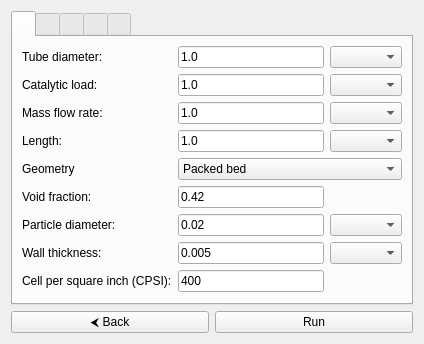
<?xml version="1.0" encoding="UTF-8"?>
<ui version="4.0">
    <class>Het1dInputPage</class>
        <widget class="QWidget" name="Het1dInputPage">
            <layout class="QVBoxLayout" name="verticalLevel1Layout">
                <item>
                    <widget class="QTabWidget" name="tabWidget">
                        <!-- Tab 1 -->
                        <widget class="QWidget" name="optionsTab">
                            <layout class="QGridLayout" name="optionsLayout">
                                <!-- Row 0-->
                                <item row="0" column="0">
                                    <widget class="QLabel" name="diameterLabel">
                                        <property name="text">
                                            <string>Tube diameter:</string>
                                        </property>
                                    </widget>
                                </item>
                                <item row="0" column="1">
                                    <widget class="QLineEdit" name="diameterEditLine">
                                        <property name="text">
                                            <string>1.0</string>
                                        </property>
                                    </widget>
                                </item>
                                <item row="0" column="2">
                                    <widget class="QComboBox" name="diameterComboBox">
                                    </widget>
                                </item>

                                <!-- Row 1-->
                                <item row="1" column="0">
                                    <widget class="QLabel" name="alfaLabel">
                                        <property name="text">
                                            <string>Catalytic load:</string>
                                        </property>
                                    </widget>
                                </item>
                                <item row="1" column="1">
                                    <widget class="QLineEdit" name="alfaEditLine">
                                        <property name="text">
                                            <string>1.0</string>
                                        </property>
                                    </widget>
                                </item>
                                <item row="1" column="2">
                                    <widget class="QComboBox" name="alfaComboBox">
                                    </widget>
                                </item>

                               <!-- Row 2-->
                                <item row="2" column="0">
                                    <widget class="QLabel" name="qLabel">
                                        <property name="text">
                                            <string>Mass flow rate:</string>
                                        </property>
                                    </widget>
                                </item>
                                <item row="2" column="1">
                                    <widget class="QLineEdit" name="qEditLine">
                                        <property name="text">
                                            <string>1.0</string>
                                        </property>
                                    </widget>
                                </item>
                                <item row="2" column="2">
                                    <widget class="QComboBox" name="qComboBox">
                                    </widget>
                                </item>

                                <!-- Row 3-->
                                <item row="3" column="0">
                                    <widget class="QLabel" name="lengthLabel">
                                        <property name="text">
                                            <string>Length:</string>
                                        </property>
                                    </widget>
                                </item>
                                <item row="3" column="1">
                                    <widget class="QLineEdit" name="lengthEditLine">
                                        <property name="text">
                                            <string>1.0</string>
                                        </property>
                                    </widget>
                                </item>
                                <item row="3" column="2">
                                    <widget class="QComboBox" name="lengthComboBox">
                                    </widget>
                                </item>

                                <!-- Row 4-->
                                <item row="4" column="0">
                                    <widget class="QLabel" name="geometryLabel">
                                        <property name="text">
                                            <string>Geometry</string>
                                        </property>
                                    </widget>
                                </item>
                                <item row="4" column="1" colspan="2">
                                    <widget class="QComboBox" name="geometryComboBox">
                                        <item>
                                            <property name="text">
                                                <string>Packed bed</string>
                                            </property>
                                        </item>
                                        <item>
                                            <property name="text">
                                                <string>Honeycomb</string>
                                            </property>
                                        </item>
                                        <item>
                                            <property name="text">
                                                <string>Tubular</string>
                                            </property>
                                        </item>
                                    </widget>
                                </item>

                                <!-- Row 5 -->
                                <item row="5" column="0">
                                    <widget class="QLabel" name="epsiLabel">
                                        <property name="text">
                                            <string>Void fraction:</string>
                                        </property>
                                    </widget>
                                </item>
                                <item row="5" column="1">
                                    <widget class="QLineEdit" name="epsiEditLine">
                                        <property name="text">
                                            <string>0.42</string>
                                        </property>
                                    </widget>
                                </item>

                                <!-- Row 6 -->
                                <item row="6" column="0">
                                    <widget class="QLabel" name="dpLabel">
                                        <property name="text">
                                            <string>Particle diameter:</string>
                                        </property>
                                    </widget>
                                </item>
                                <item row="6" column="1">
                                    <widget class="QLineEdit" name="dpEditLine">
                                        <property name="text">
                                            <string>0.02</string>
                                        </property>
                                    </widget>
                                </item>
                                <item row="6" column="2">
                                    <widget class="QComboBox" name="dpComboBox">
                                    </widget>
                                </item>

                                <!-- Row 7 -->
                                <item row="7" column="0">
                                    <widget class="QLabel" name="wallThicknessLabel">
                                        <property name="text">
                                            <string>Wall thickness:</string>
                                        </property>
                                    </widget>
                                </item>
                                <item row="7" column="1">
                                    <widget class="QLineEdit" name="wallThicknessEditLine">
                                        <property name="text">
                                            <string>0.005</string>
                                        </property>
                                    </widget>
                                </item>
                                <item row="7" column="2">
                                    <widget class="QComboBox" name="wallThicknessComboBox">
                                    </widget>
                                </item>

                                <!-- Row 8 -->
                                <item row="8" column="0">
                                    <widget class="QLabel" name="cpsiLabel">
                                        <property name="text">
                                            <string>Cell per square inch (CPSI):</string>
                                        </property>
                                    </widget>
                                </item>
                                <item row="8" column="1">
                                    <widget class="QLineEdit" name="cpsiEditLine">
                                        <property name="text">
                                            <string>400</string>
                                        </property>
                                    </widget>
                                </item>
                            </layout>
                        </widget>
                        <!-- Tab 2 -->
                        <widget class="QWidget" name="propertiesTab">
                            <layout class="QGridLayout" name="propertiesLayout">
                                <!-- Row 0 -->
                                <item row="0" column="0" colspan="3">
                                    <widget class="QPushButton" name="udkButton">
                                        <property name="text">
                                            <string>Load ASALI udk</string>
                                        </property>
                                        <property name="toolTip">
                                            <string>Load ASALI user defined kinetic model</string>
                                        </property>
                                    </widget>
                                </item>

                                <!-- Row 1-->
                                <item row="1" column="0">
                                    <widget class="QLabel" name="energyLabel">
                                        <property name="text">
                                            <string>Energy balance</string>
                                        </property>
                                    </widget>
                                </item>
                                <item row="1" column="1" colspan="2">
                                    <widget class="QCheckBox" name="energyCheckBox">
                                        <property name="toolTip">
                                            <string>Enable/Disable energy balance</string>
                                        </property>
                                    </widget>
                                </item>

                                <!-- Row 2-->
                                <item row="2" column="0">
                                    <widget class="QLabel" name="diffusionLabel">
                                        <property name="text">
                                            <string>Mass diffusion</string>
                                        </property>
                                    </widget>
                                </item>
                                <item row="2" column="1" colspan="2">
                                    <widget class="QCheckBox" name="diffusionCheckBox">
                                        <property name="toolTip">
                                            <string>Enable/Disable mass diffusion</string>
                                        </property>
                                    </widget>
                                </item>

                                <!-- Row 3-->
                                <item row="3" column="0">
                                    <widget class="QLabel" name="resolutionLabel">
                                        <property name="text">
                                            <string>Resolution method</string>
                                        </property>
                                    </widget>
                                </item>
                                <item row="3" column="1" colspan="2">
                                    <widget class="QComboBox" name="resolutionComboBox">
                                        <item>
                                            <property name="text">
                                                <string>Steady state</string>
                                            </property>
                                        </item>
                                        <item>
                                            <property name="text">
                                                <string>Transient</string>
                                            </property>
                                        </item>
                                    </widget>
                                </item>

                                <!-- Row 4-->
                                <item row="4" column="0">
                                    <widget class="QLabel" name="tmaxLabel">
                                        <property name="text">
                                            <string>Integration time:</string>
                                        </property>
                                    </widget>
                                </item>
                                <item row="4" column="1">
                                    <widget class="QLineEdit" name="tmaxEditLine">
                                        <property name="text">
                                            <string>1.0</string>
                                        </property>
                                    </widget>
                                </item>
                                <item row="4" column="2">
                                    <widget class="QComboBox" name="tmaxComboBox">
                                    </widget>
                                </item>

                                <!-- Row 5-->
                                <item row="5" column="0">
                                    <widget class="QLabel" name="tstepLabel">
                                        <property name="text">
                                            <string>Integration time step:</string>
                                        </property>
                                    </widget>
                                </item>
                                <item row="5" column="1">
                                    <widget class="QLineEdit" name="tstepEditLine">
                                        <property name="text">
                                            <string>1.0</string>
                                        </property>
                                    </widget>
                                </item>
                                <item row="5" column="2">
                                    <widget class="QComboBox" name="tstepComboBox">
                                    </widget>
                                </item>

                                <!-- Row 6-->
                                <item row="6" column="0" colspan="3">
                                    <widget class="QLabel" name="dummyLabel">
                                        <property name="text">
                                            <string> </string>
                                        </property>
                                    </widget>
                                </item>

                                <!-- Row 7-->
                                <item row="7" column="0" colspan="3">
                                    <widget class="QLabel" name="dummyLabel">
                                        <property name="text">
                                            <string> </string>
                                        </property>
                                    </widget>
                                </item>

                                <!-- Row 8-->
                                <item row="8" column="0" colspan="3">
                                    <widget class="QLabel" name="dummyLabel">
                                        <property name="text">
                                            <string> </string>
                                        </property>
                                    </widget>
                                </item>
                            </layout>
                        </widget>
                        <!-- Tab 3 -->
                        <widget class="QWidget" name="coverageTab">
                            <layout class="QGridLayout" name="coverageLayout">
                                <!-- Row 0 -->
                                <item row="0" column="0">
                                    <widget class="QLabel">
                                        <property name="text">
                                            <string>Inert coverage specie</string>
                                        </property>
                                    </widget>
                                </item>
                                <item row="0" column="1" colspan="2">
                                    <widget class="QComboBox" name="inertCoverageSpecie">
                                    </widget>
                                </item>
                                
                                
                                
                                <!-- Row 1 -->
                                <item row="1" column="0">
                                    <layout class="QHBoxLayout" name="horizontalSpecieLayout">
                                        <item>
                                            <widget class="QPushButton" name="addCoverageButton">
                                                <property name="text">
                                                    <string>&#x2B;</string>
                                                </property>
                                                <property name="toolTip">
                                                    <string>Add coverage for input</string>
                                                </property>
                                            </widget>
                                        </item>
                                        <item>
                                            <widget class="QPushButton" name="removeCoverageButton">
                                                <property name="text">
                                                    <string>&#x2D;</string>
                                                </property>
                                                <property name="toolTip">
                                                    <string>Remove coverage for input</string>
                                                </property>
                                            </widget>
                                        </item>
                                    </layout>
                                </item>
                                <item row="1" column="1">
                                    <widget class="QLabel" name="formulaLabel">
                                        <property name="text">
                                            <string>Chemical formula</string>
                                        </property>
                                    </widget>
                                </item>
                                <item row="1" column="2">
                                    <widget class="QLabel" name="compositionLabel">
                                        <property name="text">
                                            <string>Composition</string>
                                        </property>
                                    </widget>
                                </item>
                                
                                <!-- Row 2-->
                                <item row="2" column="0">
                                    <widget class="QLabel">
                                        <property name="text">
                                            <string>Coverage #0</string>
                                        </property>
                                    </widget>
                                </item>
                                <item row="2" column="1">
                                    <widget class="QComboBox" name="nc0">
                                    </widget>
                                </item>
                                <item row="2" column="2">
                                    <widget class="QLineEdit" name="z0">
                                        <property name="text">
                                            <string>0.0</string>
                                        </property>
                                    </widget>
                                </item>

                                <!-- Row 3-->
                                <item row="3" column="0" colspan="3">
                                    <widget class="QLabel" name="dummyLabel">
                                        <property name="text">
                                            <string> </string>
                                        </property>
                                    </widget>
                                </item>

                                <!-- Row 4-->
                                <item row="4" column="0" colspan="3">
                                    <widget class="QLabel" name="dummyLabel">
                                        <property name="text">
                                            <string> </string>
                                        </property>
                                    </widget>
                                </item>

                                <!-- Row 5-->
                                <item row="5" column="0" colspan="3">
                                    <widget class="QLabel" name="dummyLabel">
                                        <property name="text">
                                            <string> </string>
                                        </property>
                                    </widget>
                                </item>

                                <!-- Row 6-->
                                <item row="6" column="0" colspan="3">
                                    <widget class="QLabel" name="dummyLabel">
                                        <property name="text">
                                            <string> </string>
                                        </property>
                                    </widget>
                                </item>

                                <!-- Row 7-->
                                <item row="7" column="0" colspan="3">
                                    <widget class="QLabel" name="dummyLabel">
                                        <property name="text">
                                            <string> </string>
                                        </property>
                                    </widget>
                                </item>

                                <!-- Row 8-->
                                <item row="8" column="0" colspan="3">
                                    <widget class="QLabel" name="dummyLabel">
                                        <property name="text">
                                            <string> </string>
                                        </property>
                                    </widget>
                                </item>
                            </layout>
                        </widget>
                        <!-- Tab 4 -->
                        <widget class="QWidget" name="initialTab">
                            <layout class="QGridLayout" name="initialLayout">
                                <!-- Row 0 -->
                                <item row="0" column="0">
                                    <widget class="QLabel" name="compositionLabel">
                                        <property name="text">
                                            <string>Composition type:</string>
                                        </property>
                                    </widget>
                                </item>
                                <item row="0" column="1" colspan="2">
                                    <widget class="QComboBox" name="compositionComboBox">
                                        <item>
                                            <property name="text">
                                                <string>Mole fraction</string>
                                            </property>
                                        </item>
                                        <item>
                                            <property name="text">
                                                <string>Mass fraction</string>
                                            </property>
                                        </item>
                                    </widget>
                                </item>

                                <!-- Row 1-->
                                <item row="1" column="0">
                                    <widget class="QLabel">
                                        <property name="text">
                                            <string>Inert specie</string>
                                        </property>
                                    </widget>
                                </item>
                                <item row="1" column="1" colspan="2">
                                    <widget class="QComboBox" name="inertSpecie">
                                    </widget>
                                </item>

                                <!-- Row 2 -->
                                <item row="2" column="0">
                                    <layout class="QHBoxLayout" name="horizontalSpecieLayout">
                                        <item>
                                            <widget class="QPushButton" name="addSpecieButton">
                                                <property name="text">
                                                    <string>&#x2B;</string>
                                                </property>
                                                <property name="toolTip">
                                                    <string>Add specie for input</string>
                                                </property>
                                            </widget>
                                        </item>
                                        <item>
                                            <widget class="QPushButton" name="removeSpecieButton">
                                                <property name="text">
                                                    <string>&#x2D;</string>
                                                </property>
                                                <property name="toolTip">
                                                    <string>Remove specie for input</string>
                                                </property>
                                            </widget>
                                        </item>
                                    </layout>
                                </item>
                                <item row="2" column="1">
                                    <widget class="QLabel" name="formulaLabel">
                                        <property name="text">
                                            <string>Chemical formula</string>
                                        </property>
                                    </widget>
                                </item>
                                <item row="2" column="2">
                                    <widget class="QLabel" name="compositionLabel">
                                        <property name="text">
                                            <string>Composition</string>
                                        </property>
                                    </widget>
                                </item>


                                <!-- Row 3 -->
                                <item row="3" column="0">
                                    <widget class="QLabel">
                                        <property name="text">
                                            <string>Specie #0</string>
                                        </property>
                                    </widget>
                                </item>
                                <item row="3" column="1">
                                    <widget class="QComboBox" name="n0">
                                    </widget>
                                </item>
                                <item row="3" column="2">
                                    <widget class="QLineEdit" name="x0">
                                        <property name="text">
                                            <string>1.0</string>
                                        </property>
                                    </widget>
                                </item>

                                <!-- Row 4-->
                                <item row="4" column="0" colspan="3">
                                    <widget class="QLabel" name="dummyLabel">
                                        <property name="text">
                                            <string> </string>
                                        </property>
                                    </widget>
                                </item>
                            
                                <!-- Row 5-->
                                <item row="5" column="0" colspan="3">
                                    <widget class="QLabel" name="dummyLabel">
                                        <property name="text">
                                            <string> </string>
                                        </property>
                                    </widget>
                                </item>

                                <!-- Row 6-->
                                <item row="6" column="0" colspan="3">
                                    <widget class="QLabel" name="dummyLabel">
                                        <property name="text">
                                            <string> </string>
                                        </property>
                                    </widget>
                                </item>

                                <!-- Row 7-->
                                <item row="7" column="0" colspan="3">
                                    <widget class="QLabel" name="dummyLabel">
                                        <property name="text">
                                            <string> </string>
                                        </property>
                                    </widget>
                                </item>

                                <!-- Row 8-->
                                <item row="8" column="0" colspan="3">
                                    <widget class="QLabel" name="dummyLabel">
                                        <property name="text">
                                            <string> </string>
                                        </property>
                                    </widget>
                                </item>

                            </layout>
                        </widget>
                        <!-- Tab 5-->
                        <widget class="QWidget" name="solidTab">
                            <layout class="QGridLayout" name="solidLayout">
                                <!-- Row 0 -->
                                <item row="0" column="0">
                                    <widget class="QLabel" name="temperatureLabel">
                                        <property name="text">
                                            <string>Temperature:</string>
                                        </property>
                                    </widget>
                                </item>
                                <item row="0" column="1">
                                    <widget class="QLineEdit" name="temperatureEditLine">
                                        <property name="text">
                                            <string>298.15</string>
                                        </property>
                                    </widget>
                                </item>
                                <item row="0" column="2">
                                    <widget class="QComboBox" name="temperatureComboBox">
                                    </widget>
                                </item>

                                <!-- Row 1 -->
                                <item row="1" column="0">
                                    <widget class="QLabel" name="cpLabel">
                                        <property name="text">
                                            <string>Specific heat:</string>
                                        </property>
                                    </widget>
                                </item>
                                <item row="1" column="1">
                                    <widget class="QLineEdit" name="cpEditLine">
                                        <property name="text">
                                            <string>750</string>
                                        </property>
                                    </widget>
                                </item>
                                <item row="1" column="2">
                                    <widget class="QComboBox" name="cpComboBox">
                                    </widget>
                                </item>

                                <!-- Row 2 -->
                                <item row="2" column="0">
                                    <widget class="QLabel" name="rhoLabel">
                                        <property name="text">
                                            <string>Density:</string>
                                        </property>
                                    </widget>
                                </item>
                                <item row="2" column="1">
                                    <widget class="QLineEdit" name="rhoEditLine">
                                        <property name="text">
                                            <string>2300</string>
                                        </property>
                                    </widget>
                                </item>
                                <item row="2" column="2">
                                    <widget class="QComboBox" name="rhoComboBox">
                                    </widget>
                                </item>

                                <!-- Row 3 -->
                                <item row="3" column="0">
                                    <widget class="QLabel" name="condLabel">
                                        <property name="text">
                                            <string>Thermal conductivity:</string>
                                        </property>
                                    </widget>
                                </item>
                                <item row="3" column="1">
                                    <widget class="QLineEdit" name="condEditLine">
                                        <property name="text">
                                            <string>2.5</string>
                                        </property>
                                    </widget>
                                </item>
                                <item row="3" column="2">
                                    <widget class="QComboBox" name="condComboBox">
                                    </widget>
                                </item>

                                <!-- Row 4-->
                                <item row="4" column="0" colspan="3">
                                    <widget class="QLabel" name="dummyLabel">
                                        <property name="text">
                                            <string> </string>
                                        </property>
                                    </widget>
                                </item>

                                <!-- Row 5-->
                                <item row="5" column="0" colspan="3">
                                    <widget class="QLabel" name="dummyLabel">
                                        <property name="text">
                                            <string> </string>
                                        </property>
                                    </widget>
                                </item>
                                
                                <!-- Row 6-->
                                <item row="6" column="0" colspan="3">
                                    <widget class="QLabel" name="dummyLabel">
                                        <property name="text">
                                            <string> </string>
                                        </property>
                                    </widget>
                                </item>

                                <!-- Row 7-->
                                <item row="7" column="0" colspan="3">
                                    <widget class="QLabel" name="dummyLabel">
                                        <property name="text">
                                            <string> </string>
                                        </property>
                                    </widget>
                                </item>

                                <!-- Row 8-->
                                <item row="8" column="0" colspan="3">
                                    <widget class="QLabel" name="dummyLabel">
                                        <property name="text">
                                            <string> </string>
                                        </property>
                                    </widget>
                                </item>

                            </layout>
                        </widget>
                    </widget>
                </item>
                <item>
                    <layout class="QHBoxLayout" name="buttonsLayout">
                        <item>
                            <widget class="QPushButton" name="backButton">
                                <property name="text">
                                    <string>&#x2B9C; Back</string>
                                </property>
                                <property name="toolTip">
                                    <string>Go back to calculation input page</string>
                                </property>
                            </widget>
                        </item>
                        <item>
                            <widget class="QPushButton" name="runButton">
                                <property name="text">
                                    <string>Run</string>
                                </property>
                                <property name="toolTip">
                                    <string>Run the reactor model</string>
                                </property>
                            </widget>
                        </item>
                    </layout>
                </item>
            </layout>
        </widget>
</ui>
